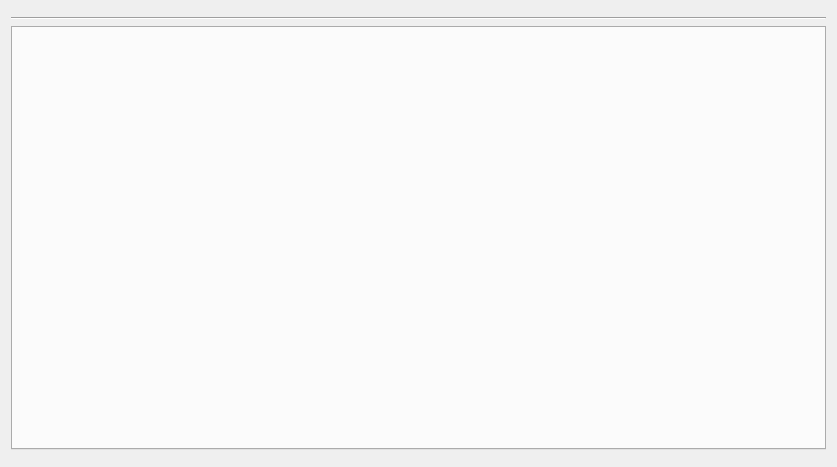
<?xml version="1.0" encoding="UTF-8"?>
<ui version="4.0">
 <class>WorkflowManagerWidget</class>
 <widget class="QWidget" name="WorkflowManagerWidget">
  <property name="geometry">
   <rect>
    <x>0</x>
    <y>0</y>
    <width>837</width>
    <height>467</height>
   </rect>
  </property>
  <property name="windowTitle">
   <string>Workflow Manager</string>
  </property>
  <layout class="QVBoxLayout" name="verticalLayout_2">
   <item>
    <layout class="QVBoxLayout" name="verticalLayout">
     <item>
      <layout class="QVBoxLayout" name="vlNotification"/>
     </item>
     <item>
      <widget class="QFrame" name="toolbarFrame">
       <property name="frameShape">
        <enum>QFrame::StyledPanel</enum>
       </property>
       <property name="frameShadow">
        <enum>QFrame::Raised</enum>
       </property>
      </widget>
     </item>
     <item>
      <widget class="Line" name="line">
       <property name="orientation">
        <enum>Qt::Horizontal</enum>
       </property>
      </widget>
     </item>
     <item>
      <widget class="QTabWidget" name="tabWidget">
       <property name="currentIndex">
        <number>-1</number>
       </property>
      </widget>
     </item>
     <item>
      <widget class="QFrame" name="paginationFrame">
       <property name="frameShape">
        <enum>QFrame::StyledPanel</enum>
       </property>
       <property name="frameShadow">
        <enum>QFrame::Raised</enum>
       </property>
      </widget>
     </item>
    </layout>
   </item>
  </layout>
 </widget>
 <resources/>
 <connections/>
</ui>
